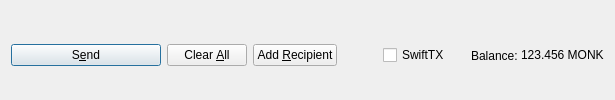
         <widget class="QFrame" name="frame_Send">
          <layout class="QHBoxLayout" name="horizontalLayout">
           <property name="bottomMargin">
            <number>0</number>
           </property>
           <item>
            <widget class="QPushButton" name="sendButton">
             <property name="minimumSize">
              <size>
               <width>150</width>
               <height>0</height>
              </size>
             </property>
             <property name="toolTip">
              <string>Confirm the send action</string>
             </property>
             <property name="styleSheet">
              <string notr="true">QPushButton{qproperty-icon: url(&quot; &quot;);image: url(:/icons/confirm);}
QPushButton:hover{image: url(:/icons/confirm_hover);}
QPushButton:pressed{image: url(:/icons/confirm);}</string>
             </property>
             <property name="text">
              <string>S&amp;end</string>
             </property>
             <property name="iconSize">
              <size>
               <width>32</width>
               <height>16</height>
              </size>
             </property>
             <property name="autoDefault">
              <bool>false</bool>
             </property>
             <property name="default">
              <bool>true</bool>
             </property>
            </widget>
           </item>
           <item>
            <widget class="QPushButton" name="clearButton">
             <property name="sizePolicy">
              <sizepolicy hsizetype="Minimum" vsizetype="Fixed">
               <horstretch>0</horstretch>
               <verstretch>0</verstretch>
              </sizepolicy>
             </property>
             <property name="toolTip">
              <string>Clear all fields of the form.</string>
             </property>
             <property name="styleSheet">
              <string notr="true">QPushButton{qproperty-icon: url(&quot; &quot;);image: url(:/icons/remove);}\nQPushButton:hover{image: url(:/icons/remove_black);}\nQPushButton:pressed{image: url(:/icons/remove);}\nQPushButton:disabled{image: url(:/icons/remove_disabled);}
</string>
             </property>
             <property name="text">
              <string>Clear &amp;All</string>
             </property>
             <property name="iconSize">
              <size>
               <width>32</width>
               <height>16</height>
              </size>
             </property>
             <property name="autoDefault">
              <bool>false</bool>
             </property>
            </widget>
           </item>
           <item>
            <widget class="QPushButton" name="addButton">
             <property name="toolTip">
              <string>Send to multiple recipients at once</string>
             </property>
             <property name="styleSheet">
              <string notr="true">QPushButton{qproperty-icon: url(&quot; &quot;);image: url(:/icons/add);}\nQPushButton:hover{image: url(:/icons/add_hover);}\nQPushButton:pressed{image: url(:/icons/add);}</string>
             </property>
             <property name="text">
              <string>Add &amp;Recipient</string>
             </property>
             <property name="iconSize">
              <size>
               <width>32</width>
               <height>16</height>
              </size>
             </property>
             <property name="autoDefault">
              <bool>false</bool>
             </property>
            </widget>
           </item>
           <item>
            <spacer name="horizontalSpacer">
             <property name="orientation">
              <enum>Qt::Horizontal</enum>
             </property>
             <property name="sizeHint" stdset="0">
              <size>
               <width>40</width>
               <height>20</height>
              </size>
             </property>
            </spacer>
           </item>
           <item>
            <layout class="QHBoxLayout" name="horizontalLayout_2">
             <property name="spacing">
              <number>3</number>
             </property>
             <item>
              <widget class="QCheckBox" name="checkSwiftTX">
               <property name="enabled">
                <bool>true</bool>
               </property>
               <property name="minimumSize">
                <size>
                 <width>85</width>
                 <height>0</height>
                </size>
               </property>
               <property name="text">
                <string>SwiftTX</string>
               </property>
              </widget>
             </item>
             <item>
              <widget class="QLabel" name="label">
               <property name="text">
                <string>Balance:</string>
               </property>
              </widget>
             </item>
             <item>
              <widget class="QLabel" name="labelBalance">
               <property name="sizePolicy">
                <sizepolicy hsizetype="Preferred" vsizetype="Fixed">
                 <horstretch>0</horstretch>
                 <verstretch>0</verstretch>
                </sizepolicy>
               </property>
               <property name="cursor">
                <cursorShape>IBeamCursor</cursorShape>
               </property>
               <property name="text">
                <string notr="true">123.456 MONK</string>
               </property>
               <property name="textInteractionFlags">
                <set>Qt::LinksAccessibleByMouse|Qt::TextSelectableByKeyboard|Qt::TextSelectableByMouse</set>
               </property>
              </widget>
             </item>
            </layout>
           </item>
          </layout>
         </widget>
